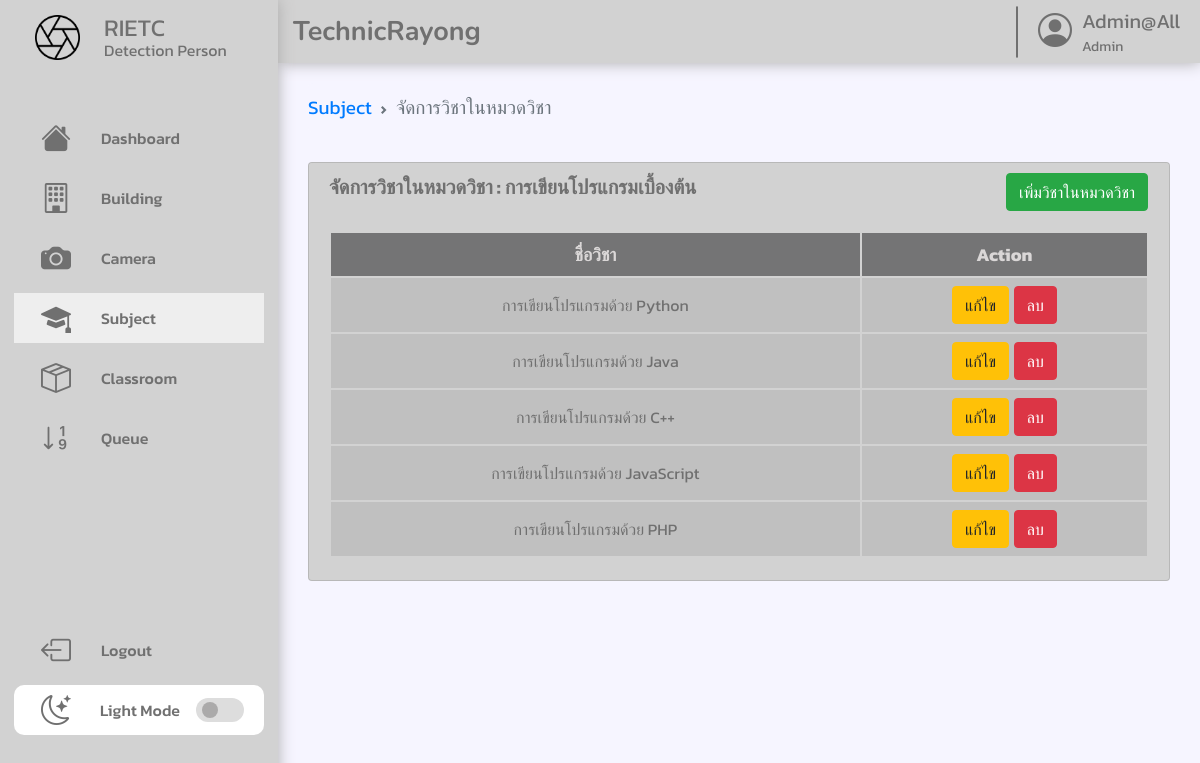
/subject/subjectmanage.php?id=1, run on the app's committed database.
### tables this page shows
CREATE TABLE subject (
    subject_id INT NOT NULL AUTO_INCREMENT,
    subject_name TEXT,
    department_id INT,
    PRIMARY KEY (subject_id),
    FOREIGN KEY (department_id) REFERENCES department(department_id)
);

CREATE TABLE sub_subject (
    sub_subject_id INT NOT NULL AUTO_INCREMENT,
    sub_subject_name TEXT,
    subject_id INT,
    PRIMARY KEY (sub_subject_id),
    FOREIGN KEY (subject_id) REFERENCES subject(subject_id)
);

### class/department.php (called while the page is built, shortened)
<?php
class Department
{
    private $conn;
    private $table_name = "department";
    private $subject_table = "subject";
    private $sub_subject_table = "sub_subject";
    public function __construct($db)
    {
        $this->conn = $db;
    }
    public function getDepartmentAndSubject($subject_id)
    {
        $query = "SELECT d.department_name, s.subject_name
                          FROM " . $this->subject_table . " s
                          JOIN " . $this->table_name . " d ON s.department_id = d.department_id
                          WHERE s.subject_id = :subject_id";
        $stmt = $this->conn->prepare($query);
        $stmt->bindParam(':subject_id', $subject_id);
        $stmt->execute();
        $result = $stmt->fetch(PDO::FETCH_ASSOC);
        return $result;
    }
    public function getSubSubjectsBySubjectId($subject_id)
    {
        $query = "SELECT * FROM " . $this->sub_subject_table . " WHERE subject_id = :subject_id";
        $stmt = $this->conn->prepare($query);
        $stmt->bindParam(':subject_id', $subject_id);
        $stmt->execute();
        return $stmt->fetchAll(PDO::FETCH_ASSOC);
    }
}

### subject/subjectmanage.php (the view, shortened to what this page needs)
<?php
require_once '../class/department.php';
$department = new Department($conn);
if (isset($_GET['id'])) {
    $subject_id = $_GET['id'];
    $sub_subjects = $department->getSubSubjectsBySubjectId($subject_id);
    $showResult = $department->getDepartmentAndSubject($subject_id);
}
?>
<!DOCTYPE html>
<html lang="en">
<head>
    <link rel="stylesheet" href="../style.css">
    <link href="https://cdn.jsdelivr.net/npm/bootstrap-icons/font/bootstrap-icons.css" rel="stylesheet">
</head>
<body>
    <?php include_once("../assets/components/header.php"); ?>
    <?php include_once("../assets/components/sidebar.php"); ?>
    <div class="container">
        <div class="row">
            <div class="col">
                <nav aria-label="breadcrumb">
                    <ol class="breadcrumb">
                        <li class="breadcrumb-item"><a href="../subject.php">Subject</a></li>
                        <li class="breadcrumb-item active" aria-current="page">จัดการวิชาในหมวดวิชา</li>
                    </ol>
                </nav>
            </div>
        </div>
    </div>
    <div class="container">
        <div class="row">
            <div class="col">
                <div class="card1">
                    <div class="card1-header">
                        <div class="col mb-0">
                            <p style="align-content: center;margin: 0px 0px 0px 0px;">จัดการวิชาในหมวดวิชา : <?php echo $showResult['subject_name']; ?></p>
                            <div class="form-floating" style="display:flex;flex-direction:row;margin-top:10px">
                                <button type="button" class="btn btn-success" data-bs-toggle="modal" data-bs-target="#addSub_subjectsModal" style="margin-right: 1px !important;">
                                    เพิ่มวิชาในหมวดวิชา
                                </button>
                            </div>
                        </div>
                    </div>
                    <div class="card1-body">
                        <div class="table-responsive">
                            <table class="table text-center align-middle table-hover mb-0" style="padding: 0px;">
                                <thead class="table-thead">
                                    <?php if (empty($sub_subjects)) : ?>
                                        <tr>
                                            <th scope="col" class="text-center">No sub-subjects in this subject</th>
                                        </tr>
                                    <?php else : ?>
                                        <tr>
                                            <th scope="col">ชื่อวิชา</th>
                                            <th scope="col">Action</th>
                                        </tr>
                                    <?php endif; ?>
                                </thead>
                                <tbody>
                                    <?php foreach ($sub_subjects as $sub_subject) : ?>
                                        <tr class="table1-active">
                                            <td scope="row"><?php echo htmlspecialchars($sub_subject['sub_subject_name']) ?></td>
                                            <td>
                                                <button type="button" class="btn btn-warning" data-bs-toggle="modal" data-bs-target="#editSub_subjectModal<?php echo $sub_subject['sub_subject_id']; ?>" style="margin-right: 1px !important;">
                                                    แก้ไข
                                                </button>
                                                <a class="btn btn-sm btn-danger" onclick="return confirm('Are you sure you want to delete?');" href="./delete_sub-subject.php?id=<?php echo $sub_subject['sub_subject_id']; ?>">ลบ</a>
                                            </td>
                                        </tr>
                                    <?php endforeach; ?>
                                </tbody>
                            </table>
                        </div>
                    </div>
                </div>
            </div>
        </div>
    </div>
</body>
</html>

### style.css (style rules this page uses)
body { margin: initial; height: 100vh; background: var(--body-color); --scrollbar-color: #b1b1b1; --body-color: #f6f5ff; --background-color: #d2d2d2; --primary-color: #eeeeee; --primary-color-light: #ffffff; --hovertable-color: #e0e0e0d8; --sidebar-color: #d2d2d2; --toggle-color: #DDD; --tablerow-color: #bdbdbdd6; --tablehead-color: #3a3b3c9e; --tablehead-text-color: #dad7d7; --text-color: #707070; --shadow-color: #abaaaa; --bs-form-select-bg-img: url(./assets/icons/dark-down.svg); --select-border-color: #d2d2d2; --tran-02: all 0.2s ease; --tran-03: all 0.3s ease; --tran-04: all 0.4s ease; --tran-05: all 0.5s ease; }
.container { display: flex; font-family: 'Kanit', sans-serif; position: relative; top: 63px; flex-direction: row; justify-content: space-between; color: var(--text-color); margin: 10px 20px 0px 298px; }
.row { display: flex; flex-wrap: wrap; width: 100%; height: 25%; }
.col { flex: 1 0 0%; margin-top: 10px; }
.mb-0 { margin-bottom: 0 !important; }
.card1 { position: relative; display: flex; margin: 0px 10px 0px 10px; height: 100%; flex-direction: column; min-width: 0; word-wrap: break-word; background-color: var(--sidebar-color); background-clip: border-box; border: 1px solid rgba(0, 0, 0, 0.125); border-radius: 0.25rem; }
.card1-header { padding-left: 20px; padding-right: 20px; border: outset solid; border-radius: 0.25rem 0.25rem 0rem 0px; margin-bottom: 0px; margin-top: 0px; background: var(--sidebar-color); color: var(--text-color); font-weight: bolder; font-size: 1.25rem; }
.card1-header>* { margin-top: 7px; margin-bottom: 7px; }
.card1-body { padding: 20px 20px 20px 20px; }
.breadcrumb { background-color: var(--body-color); font-size: 19px; padding: 10px 0px; border-radius: 5px; list-style: none; display: flex; flex-wrap: wrap; margin: 0px 10px; width: auto; }
.breadcrumb-item+.breadcrumb-item::before { margin: 0 0.5rem; }
.breadcrumb-item { display: flex; align-items: center; }
.breadcrumb-item a { color: #007bff; text-decoration: none; }
.breadcrumb-item.active { color: #6c757d; }
.form-floating { position: relative; }
.btn { display: inline-block; font-weight: 400; font-family: 'Kanit', sans-serif; text-align: center; text-decoration: none; white-space: nowrap; vertical-align: middle; user-select: none; border: 1px solid transparent; padding: 0.375rem 0.75rem; font-size: 1rem; line-height: 1.5; border-radius: 0.25rem; transition: color 0.15s ease-in-out, background-color 0.15s ease-in-out, border-color 0.15s ease-in-out, box-shadow 0.15s ease-in-out; }
.btn-success { color: #fff; background-color: #28a745; border-color: #28a745; }
.btn-danger { color: #fff; background-color: #dc3545; border-color: #dc3545; }
.btn-warning { color: #212529; background-color: #ffc107; border-color: #ffc107; }
.table-responsive { display: block; width: 100%; overflow-x: auto; border-radius: 0.25rem 0.25rem 0rem 0px; }
.table { width: 100%; margin-bottom: 1rem; color: var(--text-color); padding: 10px 10px; }
.table-thead { background-color: var(--tablehead-color); font-size: 18px; color: var(--tablehead-text-color); }
.text-center { text-align: center; }
.table1-active { font-size: 16px; background-color: var(--tablerow-color); height: 36px; }
.align-middle { vertical-align: middle !important; }
.table>:not(caption)>*>* { padding: .5rem .5rem; border-bottom-width: 1px; }
.col.mb-0 { display: flex; justify-content: space-between; flex-direction: row; margin-top: initial; }
@media screen and (min-width: 600px) { .col { flex: 1 0 50%; } }
@media screen and (min-width: 900px) { .col { flex: 1 0 40%; } }

### data on the page
subject: subject_name "การเขียนโปรแกรมเบื้องต้น"
sub_subject: sub_subject_name "การเขียนโปรแกรมด้วย Python"
sub_subject: sub_subject_name "การเขียนโปรแกรมด้วย Java"
sub_subject: sub_subject_name "การเขียนโปรแกรมด้วย C++"
sub_subject: sub_subject_name "การเขียนโปรแกรมด้วย JavaScript"
sub_subject: sub_subject_name "การเขียนโปรแกรมด้วย PHP"
